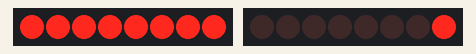
Bench run of a sketch on a simulated Arduino Uno, built with avr-gcc and run on an emulated ATmega328P. Shown: 2 × 8 shift-register outputs drawn as a row of LEDs (first output left, lit = HIGH). Wiring (inferred from the names in the program): 2 × shift register (74HC595): data pin 4, shift clock pin 2, latch pin 6 / data pin 7, shift clock pin 5, latch pin 3. Wiring (inferred from the signals the program sends): 2 × row of LEDs: on Q0, Q1, Q2, Q3, Q4, Q5, Q6, Q7 / on Q0, Q1, Q2, Q3, Q4, Q5, Q6, Q7.

Above: at 0.01 s.
At 4.98 s:
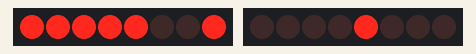
At 9.95 s:
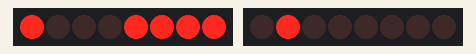
At 19.89 s:
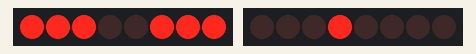
At 29.84 s:
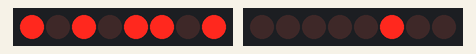
At 39.93 s:
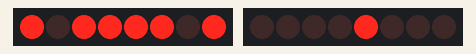
Timing chart, 0 to 40.0 s (numbered marks = the images above):
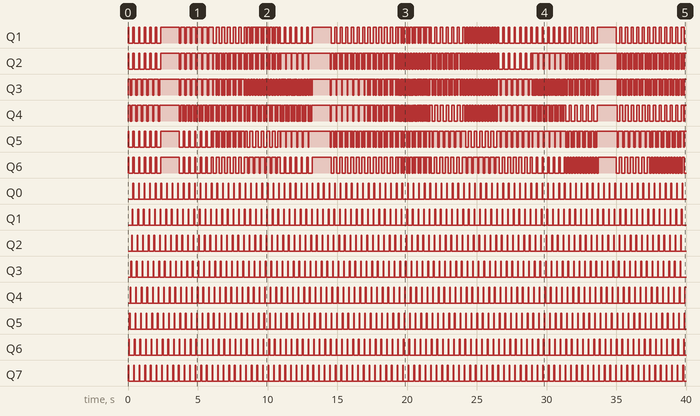

The sketch:

source_code_led_matrix.ino
```cpp
int x=0;
int index;
String msg = "I LOVE COMPUTER PROGRAMMING SO MUCH."; //Create word.

//Count character
int length = msg.length();

//Columns
int clockPin1 = 2; //Arduino pin connected to Clock Pin 11 of 74HC595
int latchPin1 = 3; //Arduino pin connected to Latch Pin 12 of 74HC595
int dataPin1 = 4;  //Arduino pin connected to Data Pin 14 of 74HC595

//Rows
int clockPin2 = 5; //Arduino pin connected to Clock Pin 11 of 74HC595
int latchPin2 = 6; //Arduino pin connected to Latch Pin 12 of 74HC595
int dataPin2 = 7;  //Arduino pin connected to Data Pin 14 of 74HC595

//FONT DEFENITION
byte alphabets[][9] = {
 {0, 0,     0, 0,     0, 0,     0, 0}, //SPACE
 {0, 30,   50, 72,   72, 50,   30, 0}, //A
 {0, 126, 126, 66,   74, 74,   52, 0}, //B
 {0, 60,   66, 66,   66, 66,  100, 0}, //C
 {0, 126,  66, 66,   66, 36,   24, 0}, //D
 {0, 126,  82, 74,   82, 74,   82, 0}, //E
 {0, 126,  72, 72,   72, 72,  104, 0}, //F
 {0, 60,   66, 66,   90, 82,   76, 0}, //G
 {0, 126, 126, 24,   24, 126, 126, 0}, //H
 {0, 102, 102, 126, 126, 102, 102, 0}, //I
 {0, 12,   14, 102, 126, 124,  96, 0}, //J
 {0, 126, 126, 24,   36, 66,   66, 0}, //K
 {0, 126, 126, 6,     6, 6,    14, 0}, //L
 {0, 126,  32, 24,   24, 32,  126, 0}, //M
 {0, 126,  32, 16,    8, 4,   126, 0}, //N
 {0, 60,   66, 66,   66, 66,   60, 0}, //O
 {0, 66,  126, 126,  74, 72,   48, 0}, //P
 {0, 56,   68, 68,   76, 68,   58, 0}, //Q
 {0, 126, 126, 72,   76, 74,   50, 0}, //R
 {0, 36,   82, 82,   74, 74,   36, 0}, //S
 {0, 96,   98, 126, 126, 98,   96, 0}, //T
 {0, 120, 124, 6,     6, 124, 120, 0}, //U
 {0, 112,  28, 6,     6, 28,  112, 0}, //V
 {0, 126,   4, 24,   24, 4,   126, 0}, //W
 {0, 66,   36, 24,   24, 36,   66, 0}, //X
 {0, 96,   50, 30,   30, 50,   96, 0}, //Y
 {0, 98,   70, 74,   82, 98,   70, 0}, //Z
};

// Function setup program.
void setup()
{
 pinMode(latchPin1, OUTPUT);
 pinMode(clockPin1, OUTPUT);
 pinMode(dataPin1, OUTPUT);

 pinMode(latchPin2, OUTPUT);
 pinMode(clockPin2, OUTPUT);
 pinMode(dataPin2, OUTPUT);
}

// Function output program.
void Display(int alpha)
{
  for (int row = 0; row < 8; row++) {
    int rowbit = 1 << row;
    digitalWrite(latchPin2, LOW); //Hold latchPin LOW for transmitting data
    shiftOut(dataPin2, clockPin2, LSBFIRST, rowbit); //Transmit data

    //Start sending column bytes
    digitalWrite(latchPin1, LOW); //Hold latchPin LOW for transmitting data

    //Shift out to each matrix
    shiftOut(dataPin1, clockPin1, LSBFIRST, ~alphabets[alpha][row]);

    //flip both latches at once to eliminate flicker
    digitalWrite(latchPin1, HIGH); //Return the latch pin 1 high to signal chip
    digitalWrite(latchPin2, HIGH); //Return the latch pin 2 high to signal chip

    //Wait
    delay(50);
  }
}

// Function loop
void loop()
{
  index = msg[(x++)%length]-'@';
  index = index < 0?0:index;
  for (int blink = 0; blink <= (index?5:2); blink++)
  {
    Display(index);
  }
}
```

Measured:
- by itself, Q3: LOW → HIGH at 0.00 s, → LOW 0.15 s later, → HIGH 0.10 s later, → LOW 0.30 s later, … (351 changes in this stretch)
- by itself, Q4: LOW → HIGH at 0.00 s, → LOW 0.15 s later, → HIGH 0.10 s later, → LOW 0.30 s later, … (315 changes in this stretch)
- by itself, Q0–7: alternates HIGH for 0.05 s and LOW for 0.35 s
